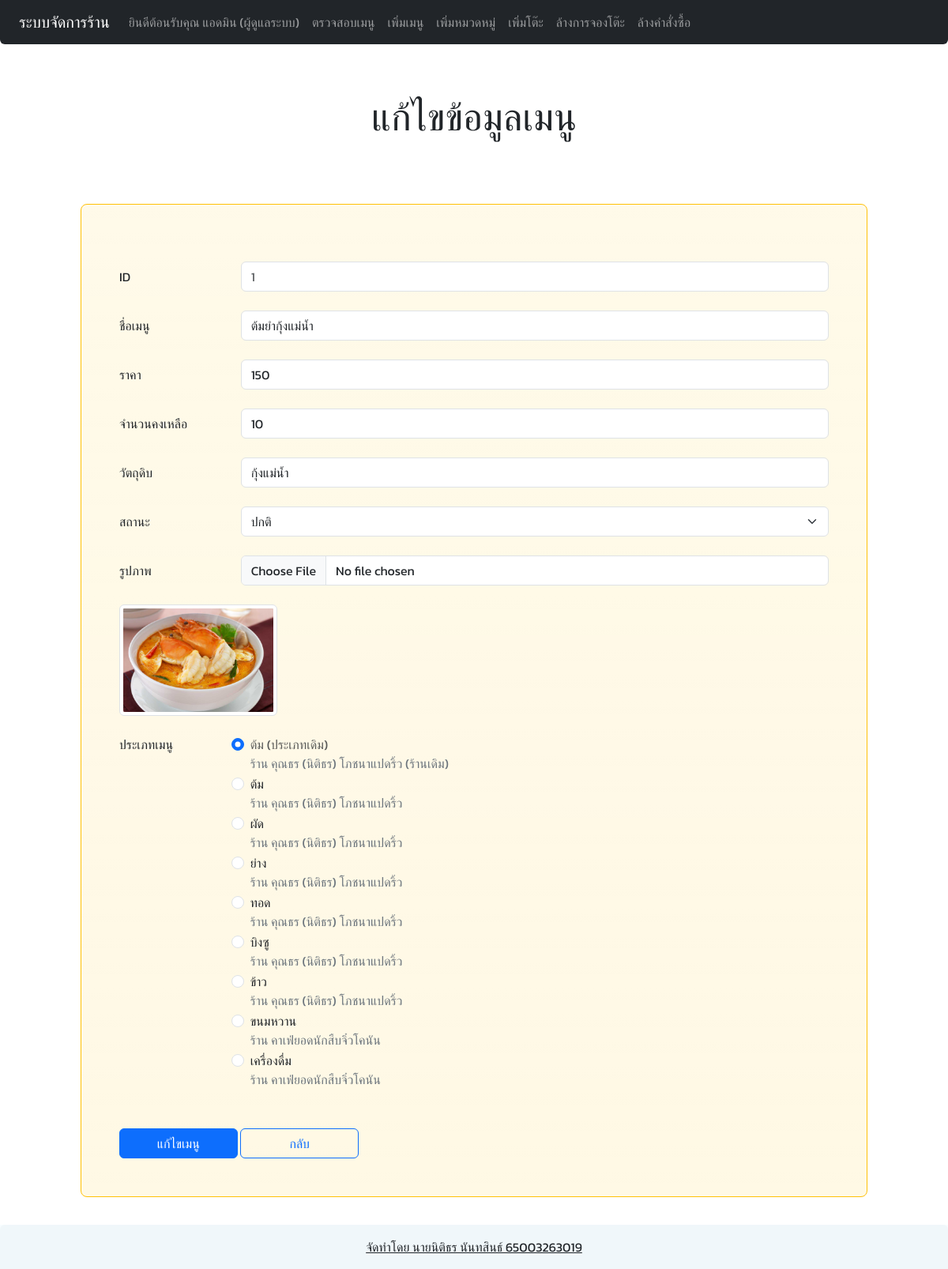
Screenshot of /admin/menu_edit.php?menu_id=1 (signed in) with the database file from the repository.
### tables this page shows
CREATE TABLE `e_eatery_member` (
  `e_eatery_member_id` int(4) NOT NULL,
  `e_eatery_member_username` varchar(256) NOT NULL,
  `e_eatery_member_password` varchar(512) NOT NULL,
  `e_eatery_member_fullname` varchar(256) NOT NULL,
  `e_eatery_member_type` varchar(256) NOT NULL,
  `e_eatery_member_status` varchar(256) NOT NULL,
  `e_eatery_member_image_path` varchar(256) NOT NULL,
  `e_eatery_member_date` timestamp NOT NULL DEFAULT current_timestamp() ON UPDATE current_timestamp(),
  `fk_eatery_id` int(3) NOT NULL
);

CREATE TABLE `e_menu` (
  `e_menu_id` int(4) NOT NULL,
  `e_menu_name` varchar(256) NOT NULL,
  `e_menu_price` varchar(256) NOT NULL,
  `e_menu_remain_amount` int(6) NOT NULL,
  `e_menu_ingredient` text NOT NULL,
  `e_menu_status` varchar(256) NOT NULL,
  `e_menu_image_path` varchar(256) NOT NULL,
  `fk_menu_category_id` int(3) NOT NULL
);

CREATE TABLE `e_menu_category` (
  `e_menu_category_id` int(3) NOT NULL,
  `e_menu_category_name` varchar(256) NOT NULL,
  `e_menu_category_type` varchar(256) NOT NULL,
  `e_menu_category_status` varchar(256) NOT NULL,
  `e_menu_category_image_path` varchar(256) NOT NULL,
  `fk_eatery_id` int(3) NOT NULL
);

CREATE TABLE `e_eatery` (
  `e_eatery_id` int(3) NOT NULL,
  `e_eatery_name` varchar(256) NOT NULL,
  `e_eatery_address` varchar(256) NOT NULL,
  `e_eatery_phone` varchar(10) NOT NULL,
  `e_eatery_status` varchar(256) NOT NULL
);

### authentication.php (called while the page is built, shortened)
<?php
    require_once "db_connect.php";
    if (isset($_SESSION['sess_user']) && isset($_SESSION['sess_id'])) {
        $user = $_SESSION['sess_user'];
        $sql = "SELECT * from e_eatery_member WHERE e_eatery_member_username = :user";
        $stmt = $pdo->prepare($sql);
        $stmt->bindParam(':user',$user);
        $stmt->execute();
        $user_data = $stmt->fetch(PDO::FETCH_ASSOC);
    }

### admin/menu_edit.php (the view, shortened to what this page needs)
<!DOCTYPE html>
<html lang="en">
<head>
    <link rel="stylesheet" href="../css/styles.css">
    <link href="../css/bootstrap.min.css" rel="stylesheet">
</head>
<?php
    require_once "../authentication.php";
?>
<?php
    require_once "../db_connect.php";
    $sql = "SELECT * FROM e_menu_category";
    $stmt = $pdo->query($sql);
    $emc_data = $stmt->fetchAll();
    if (!empty($_GET["menu_id"]) AND !isset($_GET["submitted"]) AND !isset($_GET["menu"])) {
        try {
            $menu_id = $_GET["menu_id"];
            $sql = "SELECT * FROM e_menu WHERE e_menu_id = :e_menu_id";
            $stmt = $pdo->prepare($sql);
            $stmt->bindParam(':e_menu_id',$menu_id,PDO::PARAM_INT);
            $stmt->execute();
            $e_menu = $stmt->fetch();
        } catch(PDOException $e) {
            echo '
            <div class="alert alert-danger d-flex align-items-center" role="alert">
                <div>
                    ไม่พบสิ่งที่คุณต้องการ!
                </div>
                <meta http-equiv="refresh" content="1;url=menu.php">
            </div>';
        }
    } else if (!isset($_GET["submitted"]) AND !isset($_GET["menu"])) {
        echo '
        <div class="alert alert-danger d-flex align-items-center" role="alert">
            <div>
                ไม่พบเมนูที่ต้องการ!
            </div>
            <meta http-equiv="refresh" content="1;url=menu.php">
        </div>';
        exit;
    }
?>
<body>
    <nav class="navbar navbar-expand-md navbar-dark bg-dark rounded-bottom fixed-top">
            <span>&nbsp&nbsp&nbsp&nbsp</span>
            <a class="navbar-brand" href="#">&nbsp&nbspระบบจัดการร้าน </a>
            <div class="navbar-collapse collapse" id="navbars04">
                <ul class="navbar-nav mr-auto">
                    <li class="nav-item active">
                        <a class="nav-link" href="#">ยินดีต้อนรับคุณ <?php echo $user_data["e_eatery_member_fullname"]; ?> <span class="sr-only"> (ผู้ดูแลระบบ) </span></a>
                    </li>
                    <li class="nav-item">
                        <a class="nav-link" href="menu.php">ตรวจสอบเมนู</a>
                    </li>
                    <li class="nav-item">
                        <a class="nav-link" href="menu_add.php?add=menu">เพิ่มเมนู</a>
                    </li>
                    <li class="nav-item">
                        <a class="nav-link" href="menu_add.php?add=category">เพิ่มหมวดหมู่</a>
                    </li>
                    <li class="nav-item">
                        <a class="nav-link" href="table_add.php">เพิ่มโต๊ะ</a>
                    </li>
                    <li class="nav-item">
                        <a class="nav-link" href="table_clear.php">ล้างการจองโต๊ะ</a>
                    </li>
                    <li class="nav-item">
                        <a class="nav-link" href="table_order_clear.php">ล้างคำสั่งซื้อ</a>
                    </li>
                </ul>
            </div>
    </nav>
<div class="container-sm">
<body>
    <div class="container">
        <br><br><br>
        <h1 class="pt-5 display-5 text-center">แก้ไขข้อมูลเมนู</h1>
        <br>
        <div class="p-5 m-5 bg-warning bg-gradient bg-opacity-10 border border-warning rounded-3">
            <form action="menu_edit.php?submitted&menu" method="post" enctype="multipart/form-data">
                <br>
                <div class="form-group row">
                    <label class="col-sm-2 col-form-label" for="e_menu_id">ID</label>
                    <div class="col-sm-10">
                        <input id="e_menu_id" class="form-control text-muted" type="text" name="e_menu_id" placeholder="menu id" value="<?php echo $e_menu["e_menu_id"] ?>" readonly/>
                    </div>
                </div>
                <br>
                <div class="form-group row">
                    <label class="col-sm-2 col-form-label" for="e_menu_name">ชื่อเมนู</label>
                    <div class="col-sm-10">
                        <input id="e_menu_name" class="form-control" type="text" name="e_menu_name" placeholder="ชื่อเมนู" value="<?php echo $e_menu["e_menu_name"] ?>" required/>
                    </div>
                </div>
                <br>
                <div class="form-group row">
                    <label class="col-sm-2 col-form-label" for="e_menu_price">ราคา</label>
                    <div class="col-sm-10">
                        <input id="e_menu_price" class="form-control" type="text" name="e_menu_price" placeholder="ราคา" value="<?php echo $e_menu["e_menu_price"] ?>" required/>
                    </div>
                </div>
                <br>
                <div class="form-group row">
                    <label class="col-sm-2 col-form-label" for="e_menu_remain_amount">จำนวนคงเหลือ</label>
                    <div class="col-sm-10">
                        <input id="e_menu_remain_amount" class="form-control" type="text" name="e_menu_remain_amount" placeholder="จำนวนคงเหลือ" value="<?php echo $e_menu["e_menu_remain_amount"] ?>" required/>
                    </div>
                </div>
                <br>
                <div class="form-group row">
                    <label class="col-sm-2 col-form-label" for="e_menu_ingredient">วัตถุดิบ</label>
                    <div class="col-sm-10">
                        <input id="e_menu_ingredient" class="form-control" type="text" name="e_menu_ingredient" placeholder="วัตถุดิบ" value="<?php echo $e_menu["e_menu_ingredient"] ?>"/>
                    </div>
                </div>
                <br>
                <div class="form-group row">
                    <label class="col-sm-2 col-form-label" for="e_menu_image">สถานะ</label>
                    <div class="col-sm-10">
                        <select class="form-select" name="e_menu_status">
                            <option selected hidden value="<?php echo $e_menu["e_menu_status"] ?>"><?php echo $e_menu["e_menu_status"] ?></option>
                        </select>
                    </div>
                </div>
                <br>
                <div class="form-group row">
                    <label class="col-sm-2 col-form-label" for="e_menu_image">รูปภาพ</label>
                    <div class="col-sm-10">
                    <input id="e_menu_image" class="form-control" type="file" name="e_menu_image" placeholder="รูปภาพ">
                    </div>
                </div>
                <br>
                <div>
                    <img class="img-thumbnail" width="200px" src="../images/<?php echo $e_menu["e_menu_image_path"] ?>">
                </div>
                <br>
                <fieldset class="form-group">
                    <div class="row">
                        <legend class="col-form-label col-sm-2 pt-0">ประเภทเมนู</legend>
                        <div class="col-sm-10">
                            <?php
                                $sql = "SELECT * FROM e_menu_category INNER JOIN e_eatery ON e_eatery.e_eatery_id = e_menu_category.fk_eatery_id WHERE e_menu_category_id = " . $e_menu["fk_menu_category_id"];
                                $stmt = $pdo->query($sql);
                                $ec_ee_data = $stmt->fetch();
                                echo '
                                <div class="row">
                                <div class="form-check">
                                    <input class="form-check-input" type="radio" name="category_id" id="'.$ec_ee_data["e_menu_category_name"].'" value="'.$e_menu["fk_menu_category_id"].'" checked required>
                                    <label class="form-check-label" for="'.$ec_ee_data["e_menu_category_name"].'">
                                    <div class="col text-muted">'.$ec_ee_data["e_menu_category_name"].' (ประเภทเดิม)</div><div class="col"><span class="text-secondary"> ร้าน '. $ec_ee_data["e_eatery_name"] .' (ร้านเดิม)</div></span>
                                    </label>
                                </div></div>
                                ';
                                foreach($emc_data as $emc) {
                                    $sql = "SELECT * FROM e_eatery WHERE e_eatery_id = ". $emc["fk_eatery_id"];
                                    $stmt = $pdo->query($sql);
                                    $e_data = $stmt->fetch();
                                    echo '
                                    <div class="row">
                                    <div class="form-check">
                                        <input class="form-check-input" type="radio" name="category_id" id="'.$emc["e_menu_category_name"].'" value="'.$emc["e_menu_category_id"].'" required>
                                        <label class="form-check-label" for="'.$emc["e_menu_category_name"].'">
                                        <div class="col">' .$emc["e_menu_category_name"] . '</div><div class="col"><span class="text-secondary"> ร้าน '. $e_data["e_eatery_name"] .'</div></span>
                                        </label>
                                    </div></div>
                                    ';
                                }
                            ?>
                        </div>
                    </div>
                </fieldset>
                <br><br>
                <button type="submit" class="col-sm-2 btn btn-primary" onclick="confirm('ท่านยืนยันการเพิ่มเมนูหรือไม่ ?')">แก้ไขเมนู</button>
                <a href="menu.php" class="col-sm-2 btn btn-outline-primary">กลับ</a>
            </form>
        </div>
    </div>
    <div class="text-center">
        <p>ต้องการเข้าสู่ระบบ? <a href="login.php">เข้าสู่ระบบ</a></p>
    </div>
    <footer class="fixed-bottom bg-body-tertiary text-center text-lg-start rounded-top">
        <div class="text-center p-3" style="background-color: rgba(97, 218, 255, 0.05)">
            <a class="text-body" href="#">จัดทำโดย นายนิติธร นันทสินธ์ 65003263019</a>
        </div>
    </footer>
</body>

### css/styles.css (style rules this page uses)
* { font-family: "Kanit", sans-serif; }
p { font-size: large; }

### rows the page displays
e_eatery_member: e_eatery_member_fullname "แอดมิน"
e_menu: e_menu_id "1", e_menu_name "ต้มยำกุ้งแม่น้ำ", e_menu_price "150", e_menu_remain_amount "10", e_menu_ingredient "กุ้งแม่น้ำ", e_menu_status "ปกติ", e_menu_image_path (picture)
e_menu_category: e_menu_category_name "ต้ม", fk_eatery.e_eatery_name "คุณธร (นิติธร) โภชนาแปดริ้ว"
e_menu_category: e_menu_category_name "ผัด", fk_eatery.e_eatery_name "คุณธร (นิติธร) โภชนาแปดริ้ว"
e_menu_category: e_menu_category_name "ย่าง", fk_eatery.e_eatery_name "คุณธร (นิติธร) โภชนาแปดริ้ว"
e_menu_category: e_menu_category_name "ทอด", fk_eatery.e_eatery_name "คุณธร (นิติธร) โภชนาแปดริ้ว"
e_menu_category: e_menu_category_name "บิงซู", fk_eatery.e_eatery_name "คุณธร (นิติธร) โภชนาแปดริ้ว"
e_menu_category: e_menu_category_name "ข้าว", fk_eatery.e_eatery_name "คุณธร (นิติธร) โภชนาแปดริ้ว"
e_menu_category: e_menu_category_name "ขนมหวาน", fk_eatery.e_eatery_name "คาเฟ่ยอดนักสืบจิ๋วโคนัน"
e_menu_category: e_menu_category_name "เครื่องดื่ม", fk_eatery.e_eatery_name "คาเฟ่ยอดนักสืบจิ๋วโคนัน"
